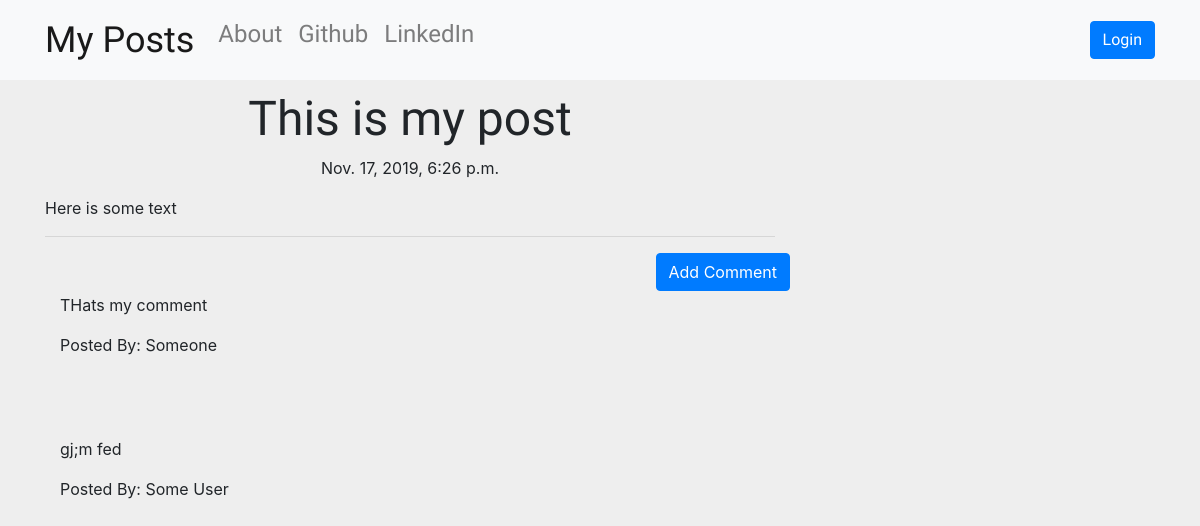
Page /post/8 on the earlier database version.
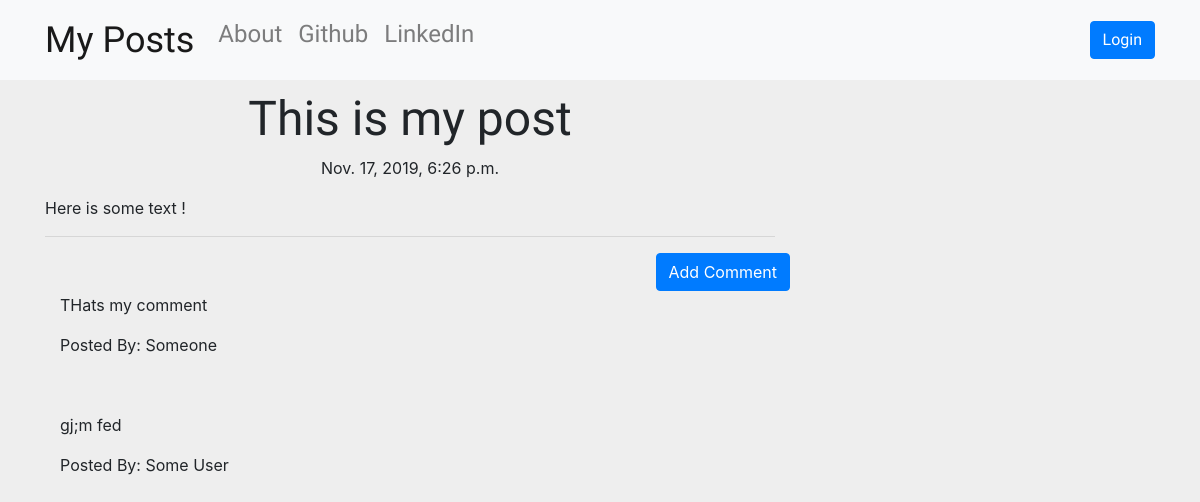
Same page on the later database version.
### blog/models.py (models this page shows, shortened)
class Post(models.Model):
    author=models.ForeignKey('auth.User',on_delete=models.CASCADE)
    title=models.CharField(max_length=200)
    text=models.TextField()
    create_date=models.DateTimeField(default=timezone.now)
    published_date=models.DateTimeField(blank=True,null=True)

class Comment(models.Model):
    post =models.ForeignKey('blog.Post',on_delete=models.CASCADE,related_name='comments')
    author=models.CharField(max_length=200)
    text =models.TextField()
    create_date=models.DateTimeField(default=timezone.now)
    approved_comment = models.BooleanField(default=False)

### blog/views.py (the view)
# urls.py: re_path('post/(?P<pk>\d+)$',views.PostDetailView.as_view(),name='post_detail'),
class PostDetailView(DetailView):
    model=models.Post

### blog/templates/blog/post_detail.html (shortened to what this page needs)
{% extends 'blog/base.html' %}
{% block content %}
<h1 class="posttitle loader">{{post.title}}</h1>
{% if post.published_date %}
  <div class="date postdate">
    {{post.published_date}}
  </div>
{% else %}
  <a class="btn btn-info" href="{% url 'post_publish' pk=post.pk %}">Publish</a>
{% endif %}
<p class="postcontent" >{{ post.text|safe|linebreaksbr }}</p>
<hr>
<a class="btn btn-primary btn-comment" href="{% url 'add_comment_to_post' pk=post.pk %}">Add Comment</a>
<div class="container">
  {% for comment in post.comments.all %}
  <br>
    {% if user.is_authenticated or comment.approved_comment %}
      <p>{{comment.text|safe|linebreaks}}</p>
      <p>Posted By: {{comment.author}}</p>
    {% endif %}
    {% empty %}
    <p>No Comments</p>
  {% endfor %}
</div>
{% endblock %}

### blog/templates/blog/base.html (shortened to what this page needs)
<!DOCTYPE html>
{% load static %}
<html lang="en" dir="ltr">
  <head>
    <link rel="stylesheet" href="https://stackpath.bootstrapcdn.com/bootstrap/4.3.1/css/bootstrap.min.css">
    <link rel="stylesheet" href="//cdn.jsdelivr.net/medium-editor/latest/css/medium-editor.min.css" type="text/css" media="screen" charset="utf-8">
    <link rel="stylesheet" href="{% static 'css/blog.css' %}">
  </head>
  <body class="loader">
    <nav class="navbar navbar-expand-lg techfont custom-navbar navbar-light bg-light" style="background-color: #e3f2fd;">
      <div class="container">
        <ul class="nav navbar-nav">
          <li><a class="navbar-brand bigbrand" href="{% url 'post_list' %}">My Posts</a></li>
          <li><a class="nav-link" href="{% url 'about' %}">About</a></li>
          <li><a class="nav-link" href="https://www.github.com/Pradyumn542">Github</a></li>
          <li><a class="nav-link" href="https://www.linkedin.com/in/pradyumn-pandey-3523471ab">LinkedIn</a></li>
    </ul>
    <ul class="nav navbar-nav navbar-right" "l1">
      {% if user.is_authenticated %}
      <li>
        <a href="{% url 'post_new' %}"> New Post  &nbsp;</a>
      </li>
      <li>
        <a href="{% url 'post_draft_list' %}"> Drafts &nbsp; </a>
      </li>
      <li>
        <a href="{% url 'logout' %}">Log Out </a>
      </li>
      {% else %}
      <li><a class=" btn btn-primary " href="{% url 'login' %}">Login </a></li>
      {% endif %}
    </ul>
      </div>
    </nav>
    <div class="content container">
      <div class="row">
        <div class="col-md-8">
          <div class="blog_posts">
            {% block content %}
            {% endblock %}
          </div>
        </div>
      </div>
    </div>
  </body>
</html>

### blog/static/css/blog.css (style rules this page uses)
body { background: #EEEEEE; }
.techfont { font-family: 'Russo One', sans-serif; font-size: 1.5em; margin-bottom: 10px; }
.postdate { text-align: center; }
.posttitle { font-family: 'Russo One', sans-serif; font-size: 3em; text-align: center; }
.postcontent { font-family: 'Montserrat'; font-size: 1.5em; }
.btn-comment { position: absolute; right: 0px; }
.bigbrand { font-size: 1.5em; }
.loader { filter:hue-rotate(0deg); color: linear-gradient(45deg,#0f8,#08f); animation:hue 5000ms infinite linear; }

Differences in the rows shown:
changed Post "This is my post": text "Here is some text" → "Here is some text !"
